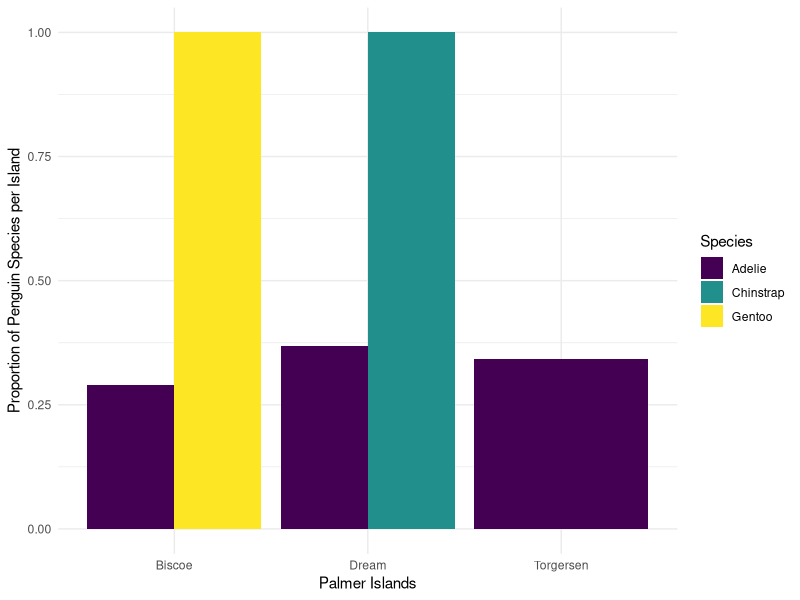

R code for this plot:
## ---- chunk 1
#| label: setup
#| include: false

library(tidyverse)
library(palmerpenguins)
data(penguins)
## ---- chunk 2
penguins |>
  mutate(body_mass_kg = body_mass_g / 1000)
## ---- chunk 3
penguins |> 
  mutate(species = 
           fct_relevel(species, 
                       "Adelie", 
                       "Gentoo", 
                       "Chinstrap"))
  
## ---- chunk 4
penguins |> 
  drop_na() #if we leave it blank it will remove any row with an NA
## ---- chunk 5
penguins |> 
  drop_na(sex) #adding a variable, removes rows with NA just for that variable
## ---- chunk 6
penguins |>
  group_by(species) |>
  summarize(mass_mean = mean(body_mass_g, 
                             na.rm = TRUE),
            mass_sd = sd(body_mass_g, 
                         na.rm = TRUE))
## ---- chunk 7
penguins |>
  group_by(species) |>
  summarize(bill_length_mean = mean(bill_length_mm, 
                                    na.rm = TRUE),
            bill_depth_mean = mean(bill_depth_mm, 
                                   na.rm = TRUE),
            flipper_length_mean = mean(flipper_length_mm, 
                                       na.rm = TRUE))
## ---- chunk 8
penguins |>
  group_by(species) |>
  summarize(across(ends_with("mm"), 
                   .fns = ~mean(.x, na.rm = TRUE)))
## ---- chunk 9
penguins |>
  group_by(year) |>
  summarise(across(starts_with("bill"), 
                   .fns = ~max(.x, na.rm = TRUE), 
                   .names = "max_{.col}"))
## ---- chunk 10
penguins |>
  group_by(year) |>
  summarise(across(starts_with("bill"), 
                   .fns = ~max(.x, na.rm = TRUE), 
                   .names = "{.col}_max"))
## ---- chunk 11
penguins |>
  group_by(species) |>
  summarize(across(contains("length"),
                   list(avg = ~mean(.x, na.rm = TRUE), 
                        stdev = ~sd(.x, na.rm = TRUE)),
                   .names = "{.fn}_{.col}"))
## ---- chunk 12
penguins |>
  group_by(species) |>
  summarize(n = n())
## ---- chunk 13
penguins |>
  count(species)
## ---- chunk 14
penguins |>
  count(species, year)
## ---- chunk 15
penguins |> 
  count(species, island) |> 
  group_by(species) |> 
  mutate(total = sum(n),  #calculates the total per species group
         prop = n/total)  #calculates the proportion on each island per species group 
## ---- chunk 16
penguins |> 
  count(species, island) |> 
  group_by(species) |> 
  mutate(total = sum(n),  
         prop = n/total) |>  
  ggplot(aes(x = island, y = prop, fill = species)) + #don't forget to change to +
  geom_col(position = position_dodge()) + 
  scale_fill_viridis_d() + 
  labs(x = "Palmer Islands",
       y = "Proportion of Penguin Species per Island",
       fill = "Species") +
  theme_minimal()
## ---- chunk 17
penguins |>
  select(species, body_mass_g:year) |> 
  mutate(size_bin = case_when(
      body_mass_g > 4500 ~ "large",
      body_mass_g > 3000 & body_mass_g <= 4500 ~ "medium",
      body_mass_g <= 3000 ~ "small",
      .default = "no measurement"
    )
  )
## ---- chunk 18
#| label: pipe-one
#| echo: false
penguins |> 
  filter(island != "Biscoe") |>
  select(species:body_mass_g) |> 
  group_by(species) |> 
  summarize(across(contains("length"),
                   .fns = ~mean(.x, na.rm = TRUE), 
                   .names = "{.col}_mean"))

## ---- chunk 19
#| label: pipe-two
#| echo: false
penguins |> 
  filter(species == "Chinstrap") |> 
  select(flipper_length_mm, body_mass_g) |> 
  mutate(fm_ratio = flipper_length_mm/body_mass_g,
         ratio_bin = case_when(fm_ratio >= 0.05 ~ "high",
                               fm_ratio < 0.05 ~ "low",
                               .default = "no record"
                               )) |> 
  group_by(ratio_bin) |> 
  summarize(avg_flipper = mean(flipper_length_mm, na.rm = TRUE),
            avg_mass = mean(body_mass_g, na.rm = TRUE))
